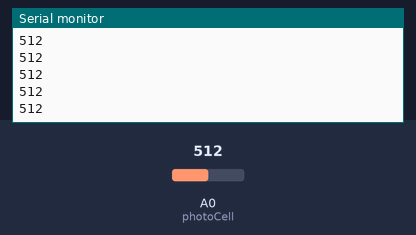
A sketch run on a simulated Arduino Uno, built with avr-gcc and run on an emulated ATmega328P. Shown: the last lines printed to the serial monitor. Inputs (shaded band) come from the test bench; at power-on: A0 (photoCell) = 512.

Above: at 1.2 s.
1.3 s: A0 (photoCell) set to 716
At 1.31 s:
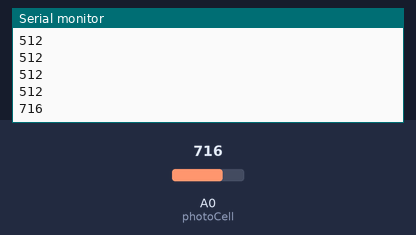
2.8 s: A0 (photoCell) set to 900
At 2.81 s:
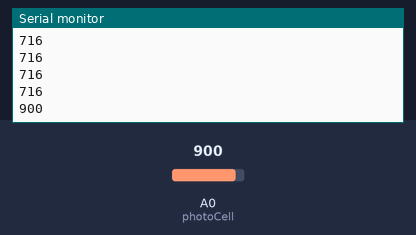
Timing chart, 0 to 5.8 s (numbered marks = the images above; inputs shaded):
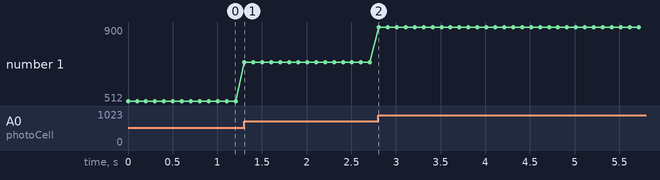

Measured:
- after the input at 1.3 s, the serial monitor: prints a new line at once (image 1)
- after the input at 2.8 s, the serial monitor: prints a new line at once (image 2)
- plotted number 1: 512 → 716 after the input at 1.3 s, 716 → 900 after the input at 2.8 s

The sketch:

read_photocell_value.ino
```cpp
#define photoCell A0


int analogVal=0;

void setup() {
  // put your setup code here, to run once:
  Serial.begin(9600);
}

void loop() {
  // put your main code here, to run repeatedly:
  analogVal=analogRead(photoCell);
  Serial.println(analogVal);
  delay(100);
}
```
